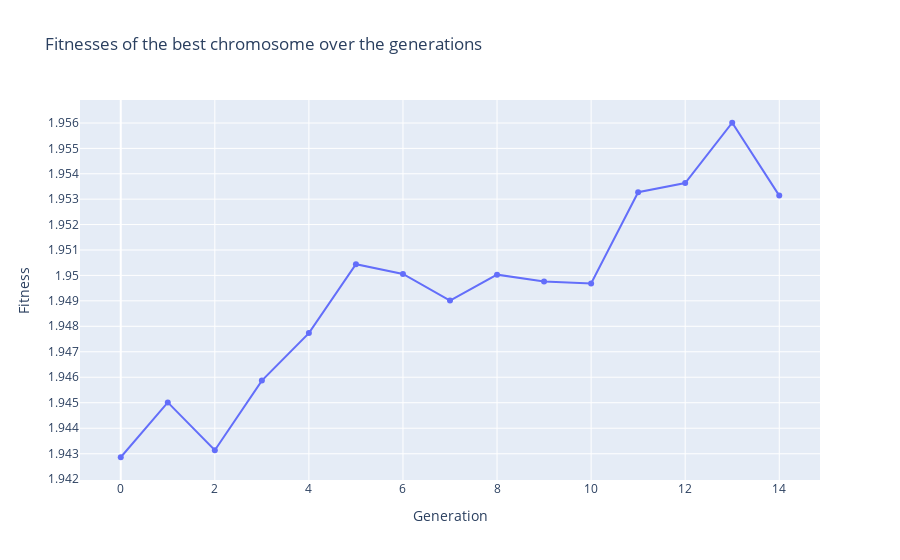

The notebook cell this image was saved under:
### Code cell
plot_average_fitnesses_folder("./results/baseline")

### Figure 1 — Plotly figure (JSON) as saved in the notebook; plotly's stock layout.template omitted (floating-point values rounded to 4 significant figures)
{"data": [{"name": "./results/baseline/best_fitness_9.json", "type": "scatter", "x": [0, 1, 2, 3, 4, 5, 6, 7, 8, 9, 10, 11, 12, 13, 14], "y": [1.943, 1.945, 1.943, 1.946, 1.948, 1.95, 1.95, 1.949, 1.95, 1.95, 1.95, 1.953, 1.954, 1.956, 1.953]}], "layout": {"title": {"text": "Fitnesses of the best chromosome over the generations"}, "xaxis": {"title": {"text": "Generation"}}, "yaxis": {"title": {"text": "Fitness"}, "type": "log"}}}
